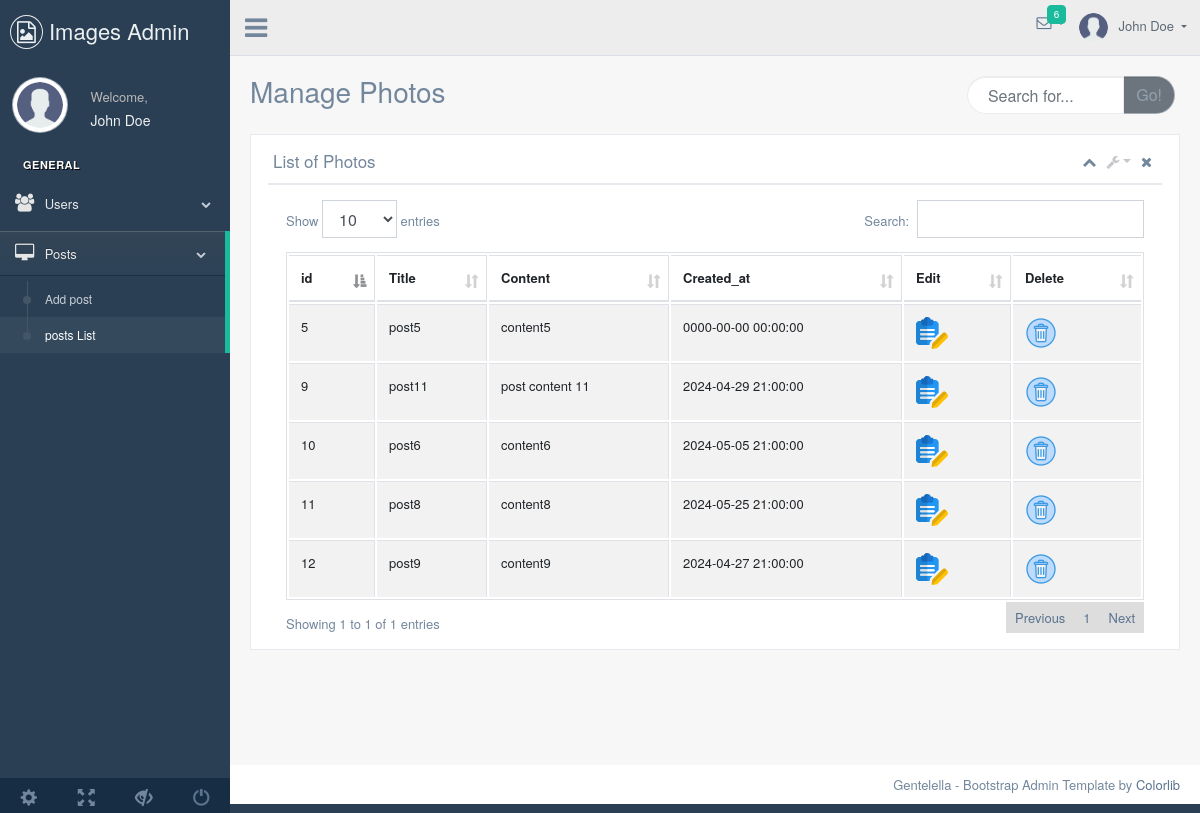
The page /admin/posts.php on the database its author committed.
### tables this page shows
CREATE TABLE `posts` (
  `id` int(11) NOT NULL,
  `title` varchar(255) NOT NULL,
  `content` text DEFAULT NULL,
  `created_at` timestamp NOT NULL DEFAULT current_timestamp()
);

### admin/posts.php (the view, shortened to what this page needs)
<?php
include('./connectToDb.php');
?>
<!DOCTYPE html>
<html lang="en">
  <head>
    <link href="vendors/bootstrap/dist/css/bootstrap.min.css" rel="stylesheet">
    <link href="vendors/font-awesome/css/font-awesome.min.css" rel="stylesheet">
    <link href="vendors/nprogress/nprogress.css" rel="stylesheet">
    <link href="vendors/iCheck/skins/flat/green.css" rel="stylesheet">
    <link href="vendors/datatables.net-bs/css/dataTables.bootstrap.min.css" rel="stylesheet">
    <link href="vendors/datatables.net-buttons-bs/css/buttons.bootstrap.min.css" rel="stylesheet">
    <link href="vendors/datatables.net-fixedheader-bs/css/fixedHeader.bootstrap.min.css" rel="stylesheet">
    <link href="vendors/datatables.net-responsive-bs/css/responsive.bootstrap.min.css" rel="stylesheet">
    <link href="vendors/datatables.net-scroller-bs/css/scroller.bootstrap.min.css" rel="stylesheet">
    <link href="build/css/custom.min.css" rel="stylesheet">
  </head>
  <body class="nav-md">
    <div class="container body">
      <div class="main_container">
        <div class="col-md-3 left_col">
          <div class="left_col scroll-view">
            <div class="navbar nav_title" style="border: 0;">
              <a href="index.php" class="site_title"><i class="fa fa-file-image-o"></i></i> <span>Images Admin</span></a>
            </div>
            <div class="profile clearfix">
              <div class="profile_pic">
                <img src="images/user.png" alt="..." class="img-circle profile_img">
              </div>
              <div class="profile_info">
                <span>Welcome,</span>
                <h2>John Doe</h2>
              </div>
            </div>
            <br />
					<div id="sidebar-menu" class="main_menu_side hidden-print main_menu">
						<div class="menu_section">
							<h3>General</h3>
							<ul class="nav side-menu">
								<li><a><i class="fa fa-users"></i> Users <span class="fa fa-chevron-down"></span></a>
								</li>
								<li><a><i class="fa fa-desktop"></i> Posts <span class="fa fa-chevron-down"></span></a>
									<ul class="nav child_menu">
										<li><a href="addpost.php">Add post</a></li>
										<li><a href="posts.php">posts List</a></li>
									</ul>
								</li>
							</ul>
						</div>
					</div>
            <div class="sidebar-footer hidden-small">
              <a data-toggle="tooltip" data-placement="top" title="Settings">
                <span class="glyphicon glyphicon-cog" aria-hidden="true"></span>
              </a>
              <a data-toggle="tooltip" data-placement="top" title="FullScreen">
                <span class="glyphicon glyphicon-fullscreen" aria-hidden="true"></span>
              </a>
              <a data-toggle="tooltip" data-placement="top" title="Lock">
                <span class="glyphicon glyphicon-eye-close" aria-hidden="true"></span>
              </a>
              <a data-toggle="tooltip" data-placement="top" title="Logout" href="login.php">
                <span class="glyphicon glyphicon-off" aria-hidden="true"></span>
              </a>
            </div>
          </div>
        </div>
        <div class="top_nav">
            <div class="nav_menu">
                <div class="nav toggle">
                  <a id="menu_toggle"><i class="fa fa-bars"></i></a>
                </div>
                <nav class="nav navbar-nav">
                <ul class=" navbar-right">
                  <li class="nav-item dropdown open" style="padding-left: 15px;">
                    <a href="javascript:;" class="user-profile dropdown-toggle" aria-haspopup="true" id="navbarDropdown" data-toggle="dropdown" aria-expanded="false">
                      <img src="images/user.png" alt="">John Doe
                    </a>
                  </li>
                  <li role="presentation" class="nav-item dropdown open">
                    <a href="javascript:;" class="dropdown-toggle info-number" id="navbarDropdown1" data-toggle="dropdown" aria-expanded="false">
                      <i class="fa fa-envelope-o"></i>
                      <span class="badge bg-green">6</span>
                    </a>
                  </li>
                </ul>
              </nav>
            </div>
          </div>
        <div class="right_col" role="main">
          <div class="">
            <div class="page-title">
              <div class="title_left">
                <h3>Manage Photos</h3>
              </div>
              <div class="title_right">
                <div class="col-md-5 col-sm-5 col-xs-12 form-group pull-right top_search">
                  <div class="input-group">
                    <input type="text" class="form-control" placeholder="Search for...">
                    <span class="input-group-btn">
                      <button class="btn btn-secondary" type="button">Go!</button>
                    </span>
                  </div>
                </div>
              </div>
            </div>
            <div class="clearfix"></div>
            <div class="row">
              <div class="col-md-12 col-sm-12 ">
                <div class="x_panel">
                  <div class="x_title">
                    <h2>List of Photos</h2>
                    <ul class="nav navbar-right panel_toolbox">
                      <li><a class="collapse-link"><i class="fa fa-chevron-up"></i></a>
                      </li>
                      <li class="dropdown">
                        <a href="#" class="dropdown-toggle" data-toggle="dropdown" role="button" aria-expanded="false"><i class="fa fa-wrench"></i></a>
                      </li>
                      <li><a class="close-link"><i class="fa fa-close"></i></a>
                      </li>
                    </ul>
                    <div class="clearfix"></div>
                  </div>
                  <div class="x_content">
                      <div class="row">
                          <div class="col-sm-12">
                            <div class="card-box table-responsive">
                    <table id="datatable" class="table table-striped table-bordered" style="width:100%">
                      <thead>
                        <tr>
                         <th>id</th>
                          <th>Title</th>
                          <th>Content</th>
                          <th>Created_at</th>
                          <th>Edit</th>
                          <th>Delete</th>
                        </tr>
                      </thead>
                      <?php
$stmt = $connect->prepare("SELECT title,content,id ,created_at FROM posts");
$stmt->execute();
$result = $stmt->fetchAll();
foreach ($result as $row) {
?>
<tbody>
  <tr>
    <td><?php echo $row['id']; ?></td>
    <td><?php echo $row['title']; ?></td>
    <td><?php echo $row['content']; ?></td>
    <td><?php echo $row['created_at']; ?></td>
    <td><a href='./editpost.php?id=<?php echo $row["id"]; ?>'><img src="./images/edit.png" alt="Edit"></a>
    <td><a href='./delete.php?id=<?php echo $row["id"]; ?>'><img src="./images/delete.png" alt="Delete"></a></td>
  </tr>
</tbody>
<?php
}
?>
                    </table>
                  </div>
                  </div>
              </div>
            </div>
                </div>
              </div>
            </div>
          </div>
        </div>
        <footer>
          <div class="pull-right">
            Gentelella - Bootstrap Admin Template by <a href="https://colorlib.com">Colorlib</a>
          </div>
          <div class="clearfix"></div>
        </footer>
      </div>
    </div>
  </body>
</html>

### rows shown on the page
posts: id "5", title "post5", content "content5", created_at "0000-00-00 00:00:00"
posts: id "9", title "post11", content "post content 11", created_at "2024-04-29 21:00:00"
posts: id "10", title "post6", content "content6", created_at "2024-05-05 21:00:00"
posts: id "11", title "post8", content "content8", created_at "2024-05-25 21:00:00"
posts: id "12", title "post9", content "content9", created_at "2024-04-27 21:00:00"
